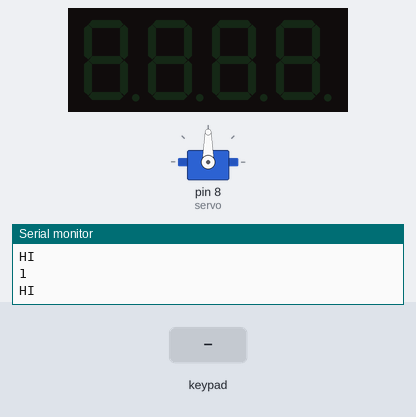
A sketch run on a simulated Arduino Uno, built with avr-gcc and run on an emulated ATmega328P. Parts: 4-digit seven-segment display, servo, the last lines printed to the serial monitor. The test bench sets the inputs (shaded band).

Above: at 2.2 s.
2.3 s: keypad keys 9 6 2 5 # pressed 0.4 s apart
At 4.14 s:
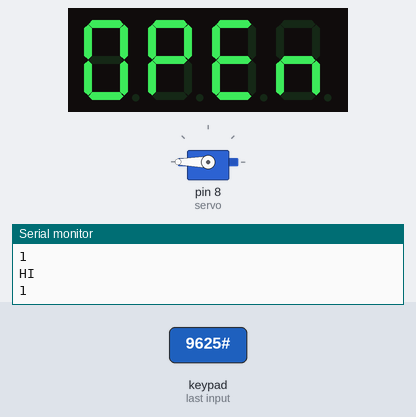
At 4.7 s:
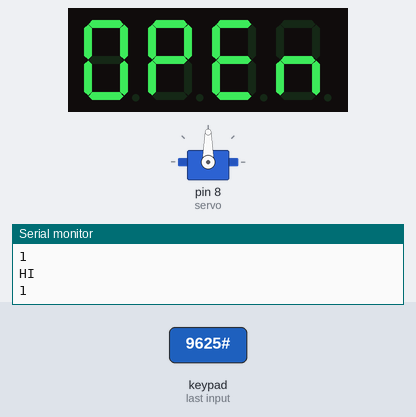
Timing chart, 0 to 13.8 s (numbered marks = the images above; inputs shaded):
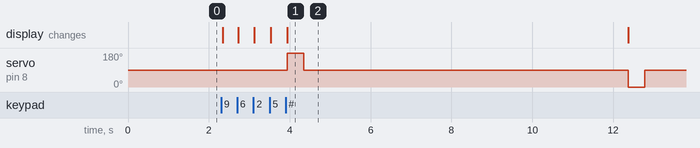

The sketch:

HomeAutomation_part-2_SmartDoorLock.ino
```cpp
#include <MFRC522.h>
#include <Keypad.h>
#include <SPI.h>
#include <Servo.h>
#include <TM1637Display.h>

int CLK = 5;
int DIO = 6;

TM1637Display display = TM1637Display(CLK,DIO);
MFRC522 mfrc522(10, 9); // MFRC522 mfrc522(SS_PIN, RST_PIN)
Servo servo;

String tagUID = "16 F8 07 FD";  // initial UID
boolean RFIDMode = true;

int key_val = 0;
int code = 9625;
const byte rows = 4;
const byte columns = 4;
byte row_pins[rows] = {A0, A1, A2, A3};
byte column_pins[columns] = {4, 3, 2};
char hexaKeys[rows][columns] = {
  {'1', '2', '3', 'A'},
  {'4', '5', '6', 'B'},
  {'7', '8', '9', 'C'},
  {'*', '0', '#', 'D'}
};
Keypad keypad = Keypad( makeKeymap(hexaKeys), row_pins, column_pins, rows, columns);

// Create array that turns all segments on:
const uint8_t data[] = {0xff, 0xff, 0xff, 0xff};

// Create array that turns all segments off:
const uint8_t blank[] = {0x00, 0x00, 0x00, 0x00};

const uint8_t unlock[] = {
  SEG_A | SEG_B | SEG_C | SEG_D | SEG_E | SEG_F,           // O
  SEG_A | SEG_B | SEG_E | SEG_F | SEG_G,                   // P
  SEG_A | SEG_D | SEG_E | SEG_F | SEG_G,                   // E
  SEG_C | SEG_E | SEG_G                                    // N
};

const uint8_t error[] = {
  SEG_A | SEG_D | SEG_E | SEG_F | SEG_G,                   // E
  SEG_E | SEG_G,                                           // R
  SEG_E | SEG_G,                                           // R

};

void setup() {
  // put your setup code here, to run once:
  display.setBrightness(7);
  display.clear();
  delay(1000);
  servo.attach(8);
//  servo.write(0);
  Serial.begin(9600);
  SPI.begin();
  mfrc522.PCD_Init();
}

void loop() {
  int key = keypad.getKey();
  if(key != 0){
    if(key == 42){
      key_val = 0;
      display.clear();
    }
    else if(key == 35){
      if(key_val == code){
        display.setSegments(unlock);
        servo.write(360);
        delay(412);
        servo.write(90);
        delay(8000);
        display.setSegments(blank);
        key_val = 0;
        servo.write(-360);
        delay(412);
        servo.write(90);
      }
      else{
        display.setSegments(error);
      }
    }
    else{
      key_val = key_val*10 + (int(key)-48);
      display.showNumberDec(key_val);
    }
//    display.showNumberDec(key);
  }
  if (RFIDMode == true) {
    Serial.println("HI");
    if ( ! mfrc522.PICC_IsNewCardPresent()) {
      Serial.println("1");
      return;
    }
    if ( ! mfrc522.PICC_ReadCardSerial()) {
      Serial.println("2");
      return;
    }

    String tag = "";
    for (byte j = 0; j < mfrc522.uid.size; j++)
    {
      Serial.print(mfrc522.uid.uidByte[j] < 0x10 ? " 0" : " ");
      Serial.print(mfrc522.uid.uidByte[j], HEX);
      tag.concat(String(mfrc522.uid.uidByte[j] < 0x10 ? " 0" : " "));
      tag.concat(String(mfrc522.uid.uidByte[j], HEX));
    }
    tag.toUpperCase();
    Serial.println();
    Serial.println(tag.substring(1));
    if (tag.substring(1) == tagUID)
    {
      display.setSegments(unlock);
      servo.write(360);
      delay(412);
      servo.write(90);
      delay(8000);
      display.setSegments(blank);
      key_val = 0;
      servo.write(-360);
      delay(412);
      servo.write(90);
    }
    else{
      display.setSegments(error);
    }
  }
}
```

Measured:
- after the input at 2.3 s, servo on pin 8 (servo): 90° → 180° after 1.6 s, → 90° 0.41 s later, → 0° 8.0 s later, → 90° 0.41 s later; the display: first changes at once (image 1 shows a later state)
